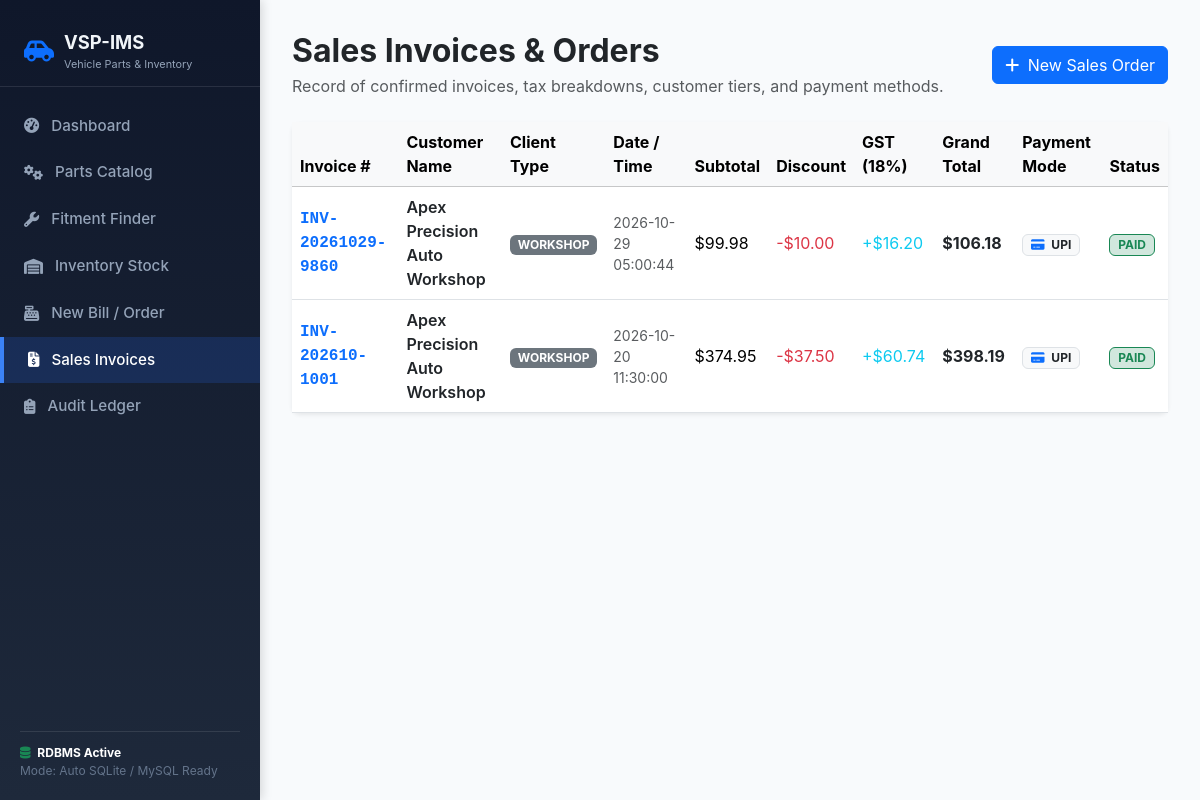
The page /orders on the database its author committed.
### tables this page shows
CREATE TABLE sales_orders (
        order_id INTEGER PRIMARY KEY AUTOINCREMENT,
        invoice_number TEXT NOT NULL UNIQUE,
        customer_id INTEGER NOT NULL,
        order_date TIMESTAMP DEFAULT CURRENT_TIMESTAMP,
        subtotal REAL DEFAULT 0.0,
        discount_amount REAL DEFAULT 0.0,
        tax_rate_percent REAL DEFAULT 18.0,
        tax_amount REAL DEFAULT 0.0,
        grand_total REAL DEFAULT 0.0,
        payment_status TEXT DEFAULT 'PENDING',
        payment_method TEXT DEFAULT 'CASH',
        order_status TEXT DEFAULT 'CONFIRMED',
        remarks TEXT,
        FOREIGN KEY (customer_id) REFERENCES customers(customer_id)
    );

CREATE TABLE customers (
        customer_id INTEGER PRIMARY KEY AUTOINCREMENT,
        customer_type TEXT DEFAULT 'RETAIL',
        full_name TEXT NOT NULL,
        phone TEXT NOT NULL UNIQUE,
        email TEXT,
        tax_id TEXT,
        address TEXT,
        city TEXT,
        discount_percentage REAL DEFAULT 0.0,
        created_at TIMESTAMP DEFAULT CURRENT_TIMESTAMP
    );

### app.py (the view)
@app.route('/orders')
def orders_list():
    conn = database.get_connection()
    cursor = conn.cursor()
    cursor.execute("""
        SELECT
            so.order_id, so.invoice_number, c.full_name, c.customer_type,
            so.order_date, so.subtotal, so.discount_amount, so.tax_amount,
            so.grand_total, so.payment_status, so.payment_method, so.order_status
        FROM sales_orders so
        JOIN customers c ON so.customer_id = c.customer_id
        ORDER BY so.order_id DESC
    """)
    orders = cursor.fetchall()
    conn.close()
    return render_template('orders.html', orders=orders)

### database.py (called while the page is built)
def get_connection():
    conn = sqlite3.connect(DB_FILE)
    conn.row_factory = sqlite3.Row
    conn.execute("PRAGMA foreign_keys = ON;")
    return conn

### templates/orders.html (shortened to what this page needs)
{% extends 'base.html' %}
{% block content %}
<div class="d-flex justify-content-between align-items-center mb-4">
    <div>
        <h2 class="fw-bold mb-1">Sales Invoices & Orders</h2>
        <p class="text-muted mb-0">Record of confirmed invoices, tax breakdowns, customer tiers, and payment methods.</p>
    </div>
    <a href="{{ url_for('billing') }}" class="btn btn-primary">
        <i class="fa-solid fa-plus me-1"></i> New Sales Order
    </a>
</div>
<div class="card border-0 shadow-sm rounded-3">
    <div class="table-responsive">
        <table class="table table-hover align-middle mb-0">
            <thead class="table-light">
                <tr>
                    <th>Invoice #</th>
                    <th>Customer Name</th>
                    <th>Client Type</th>
                    <th>Date / Time</th>
                    <th>Subtotal</th>
                    <th>Discount</th>
                    <th>GST (18%)</th>
                    <th>Grand Total</th>
                    <th>Payment Mode</th>
                    <th>Status</th>
                </tr>
            </thead>
            <tbody>
                {% for o in orders %}
                <tr>
                    <td class="font-monospace fw-bold text-primary">{{ o.invoice_number }}</td>
                    <td class="fw-semibold text-dark">{{ o.full_name }}</td>
                    <td>
                        <span class="badge bg-secondary">{{ o.customer_type }}</span>
                    </td>
                    <td class="small text-muted">{{ o.order_date }}</td>
                    <td>${{ "%.2f"|format(o.subtotal) }}</td>
                    <td class="text-danger">-${{ "%.2f"|format(o.discount_amount) }}</td>
                    <td class="text-info">+${{ "%.2f"|format(o.tax_amount) }}</td>
                    <td class="fw-bold text-dark fs-6">${{ "{:,.2f}".format(o.grand_total) }}</td>
                    <td>
                        <span class="badge bg-light text-dark border">
                            <i class="fa-solid fa-credit-card me-1 text-primary"></i> {{ o.payment_method }}
                        </span>
                    </td>
                    <td>
                        {% if o.payment_status == 'PAID' %}
                        <span class="badge bg-success-subtle text-success border border-success">PAID</span>
                        {% else %}
                        <span class="badge bg-warning-subtle text-warning border border-warning">PENDING</span>
                        {% endif %}
                    </td>
                </tr>
                {% else %}
                <tr>
                    <td colspan="10" class="text-center py-5 text-muted">No sales orders found.</td>
                </tr>
                {% endfor %}
            </tbody>
        </table>
    </div>
</div>
{% endblock %}

### templates/base.html (style rules this page uses)
:root { --sidebar-width: 260px; --primary-color: #0f172a; --accent-color: #2563eb; --accent-hover: #1d4ed8; --bg-light: #f8fafc; }
body { background-color: var(--bg-light); font-family: -apple-system, BlinkMacSystemFont, "Segoe UI", Roboto, "Helvetica Neue", Arial, sans-serif; overflow-x: hidden; }

### rows shown on the page
sales_orders: invoice_number "INV-20261029-9860", full_name "Apex Precision Auto Workshop", customer_type "WORKSHOP", order_date "2026-10-29 05:00:44", subtotal "99.98", discount_amount "10.00", tax_amount "16.20", grand_total "106.18", payment_method "UPI", payment_status "PAID"
sales_orders: invoice_number "INV-202610-1001", full_name "Apex Precision Auto Workshop", customer_type "WORKSHOP", order_date "2026-10-20 11:30:00", subtotal "374.95", discount_amount "37.50", tax_amount "60.74", grand_total "398.19", payment_method "UPI", payment_status "PAID"
